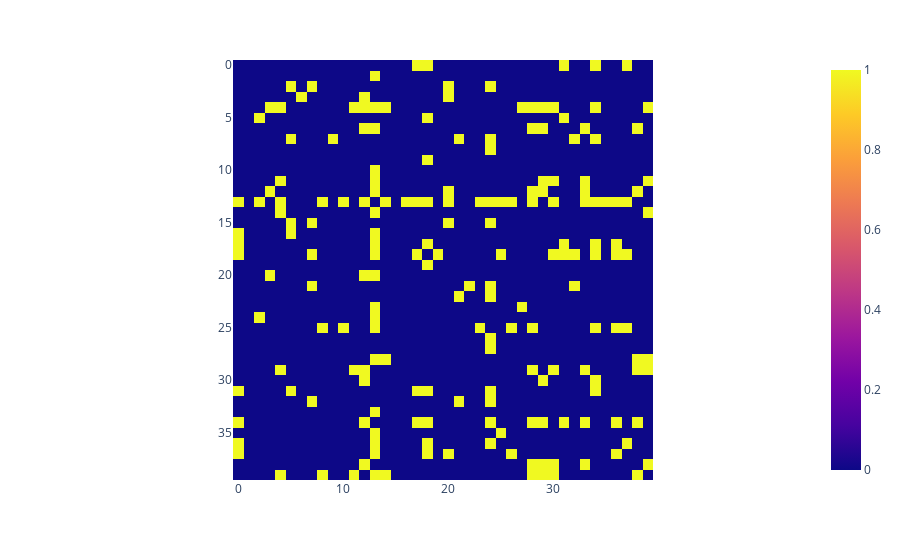

The notebook cell this image was saved under:
### Code cell
pages = [ "Bag-of-words model", "Bayes' theorem", "Cluster analysis", "Content-based image retrieval", "Database", "Deep learning", "Desktop search", "Dimensionality reduction", "Discounted Cumulative Gain", "Eigenvector", "Full-text search", "Hypertext", "Image retrieval", "Information retrieval", "Information system", "K-nearest neighbors algorithm", "Language model", "Latent Dirichlet allocation", "Latent semantic analysis", "Low-rank approximation", "Multimedia information retrieval", "Netflix Prize", "Netflix", "Ranking (information retrieval)", "Recommender systems", "Relevance (information retrieval)", "Rocchio algorithm", "Search algorithm", "Search engines", "Semantic search", "Semantic web", "Sentiment analysis", "Similarity search", "Site search", "Text mining", "Text Retrieval Conference", "Tf–idf", "Vector space model", "Web crawler", "World Wide Web"]
Atext = "0000000000000000011000000000000100100100000000000000010000000000000000000000000000000101000000000000100010000000000000000000001000001000000010000000000000000000000110000001111000000000000111100010000100100000000000000010000000000001000000000000000000001100000000000000110001000010000001000100000000000100100000001010000000000000000000000000000010000000000000000000000000000000001000000000000000000000000000000000010000000000000000000000000000001000000001000000000000000110010000010001000000000100000010000000110001000010101010001010101011101001111010100111110000001000000001000000000000000000000000010000010100000000000010001000000000000000100001000000010000000000000000000000000010000000000001000010000000000001001010001000000100000100010100000100001110101100000000000000000000100000000000000000000000010000000011000000000000000000000000000000000100000000000000101000000010000000000000000000000000000100100000000000000000000000000001000000000000010000000000000010000000000100000000000000000000000000000000001010010000000001001010000010110000000000000000000000000010000000000000000000000000000000000000001000000000000000000000000000011000000000000000000000001100001000000110000000000000001010010000110000000000001000000000000000010000100000100001000000000001100000100000000010000000000001000000000000010010000000000000000000000000000100000000000000000000000000100000000000100001100000100011010100101000000000000001000000000001000000000000001000000000000100001000001000000000000100100000000000010000101000001000000000100000000000000010000000000000001110010000010000100010010110000000000000111000000010"

def load(text, w=40):
    return np.array([float(a) for a in text]).reshape((w, -1))

A = load(Atext)

px.imshow(A)
